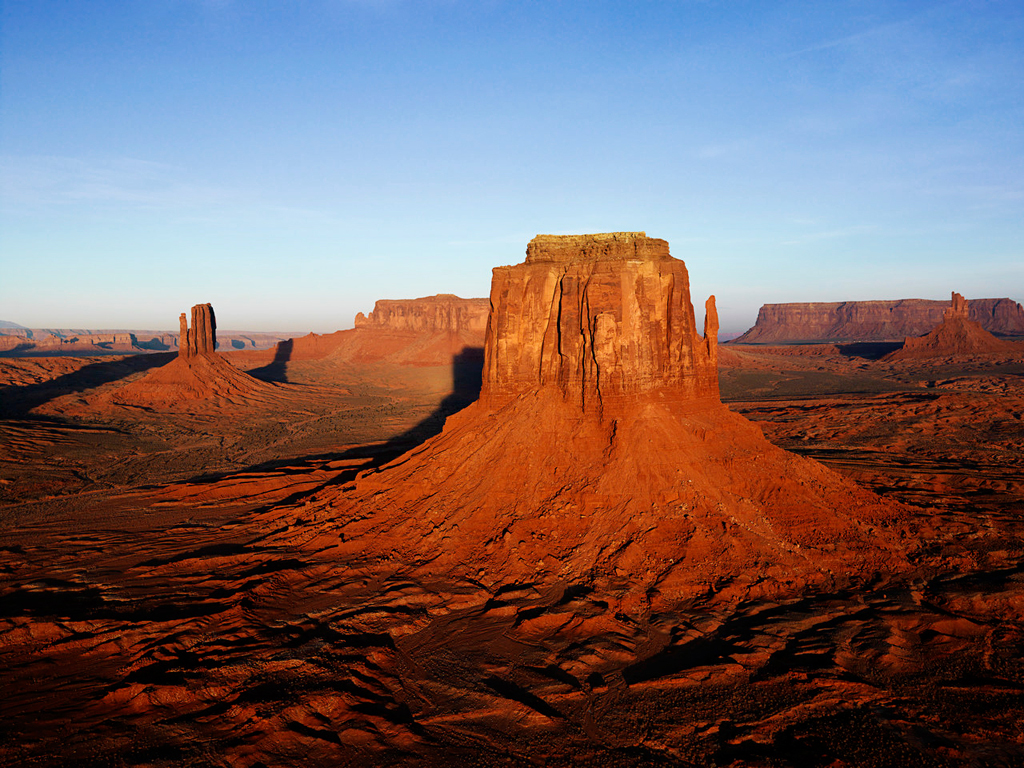
#> input picture resources/Images/Desert.jpg, 1024 x 768 px
$ python filter_img.py
#> lines starting #> are read from the running program, lines starting #| are printed output that depends on the picture
from PIL import Image,ImageFilter

print(dir(Image))
Image_Path = 'resources/Images/'
img = Image.open('resources/Images/Desert.jpg')
#> img is the input picture: PIL image 1024x768 RGB; mean R, G, B 119.4, 99.2, 100.1
# img.show()

#Emboss the image
im_sharpen = img.filter(ImageFilter.SHARPEN)
im_blur = img.filter(ImageFilter.BLUR)
im_edg  = img.filter(ImageFilter.EDGE_ENHANCE_MORE)
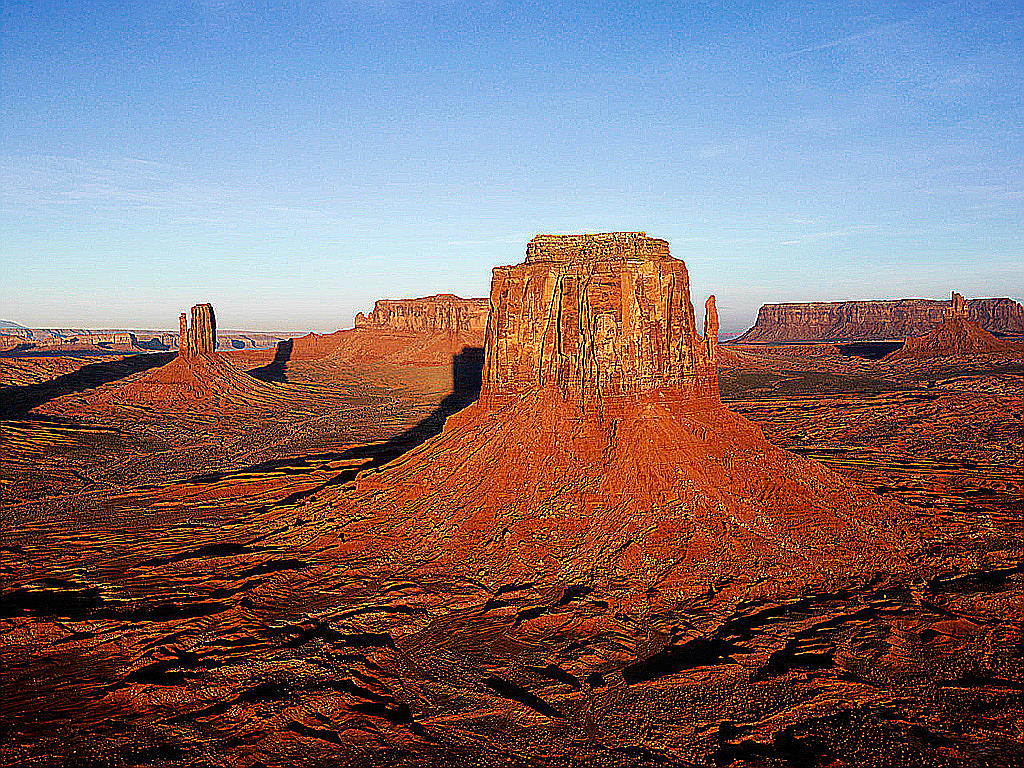
#> im_edg: PIL image 1024x768 RGB; mean R, G, B 126.7, 107.8, 108.2
im_contour = img.filter(ImageFilter.CONTOUR)
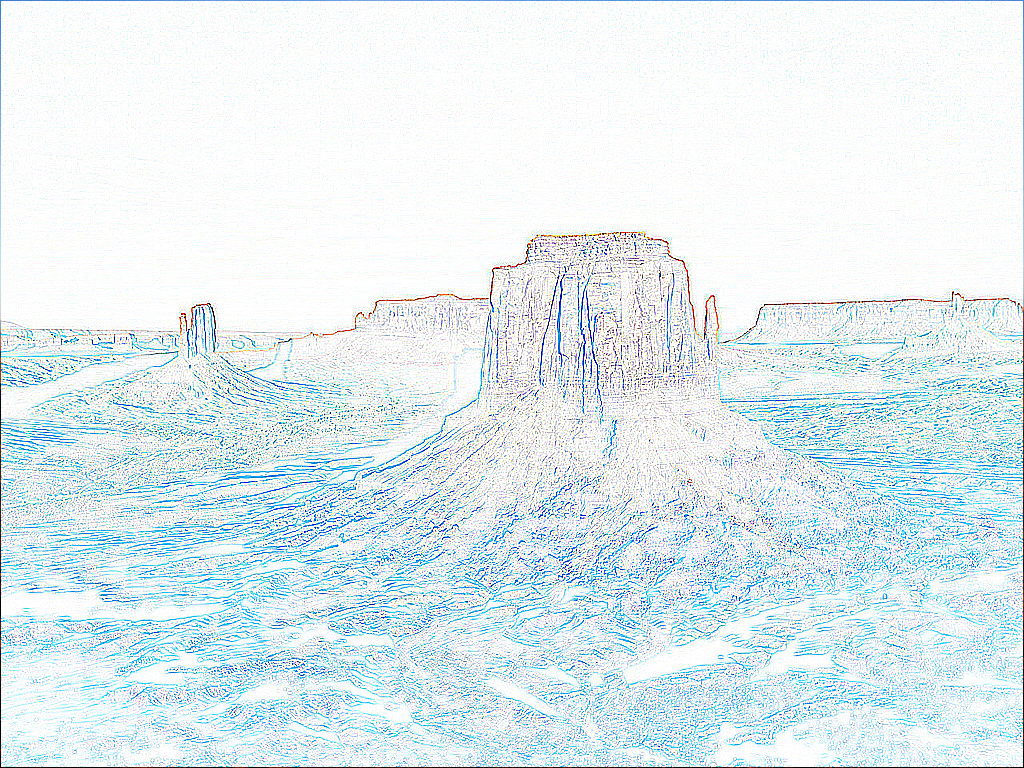
#> im_contour: PIL image 1024x768 RGB; mean R, G, B 225.8, 237.8, 242.1

im_sharpen.save(Image_Path+'Desert_sharpen.jpg')
im_blur.save(Image_Path+'Desert_blur.jpg')
im_edg.save(Image_Path+'Desert_edg.jpg')
im_contour.save(Image_Path+'Desert_contr.jpg')

#Split the image into respective bands R,G,B
r,g,b = im_sharpen.split()
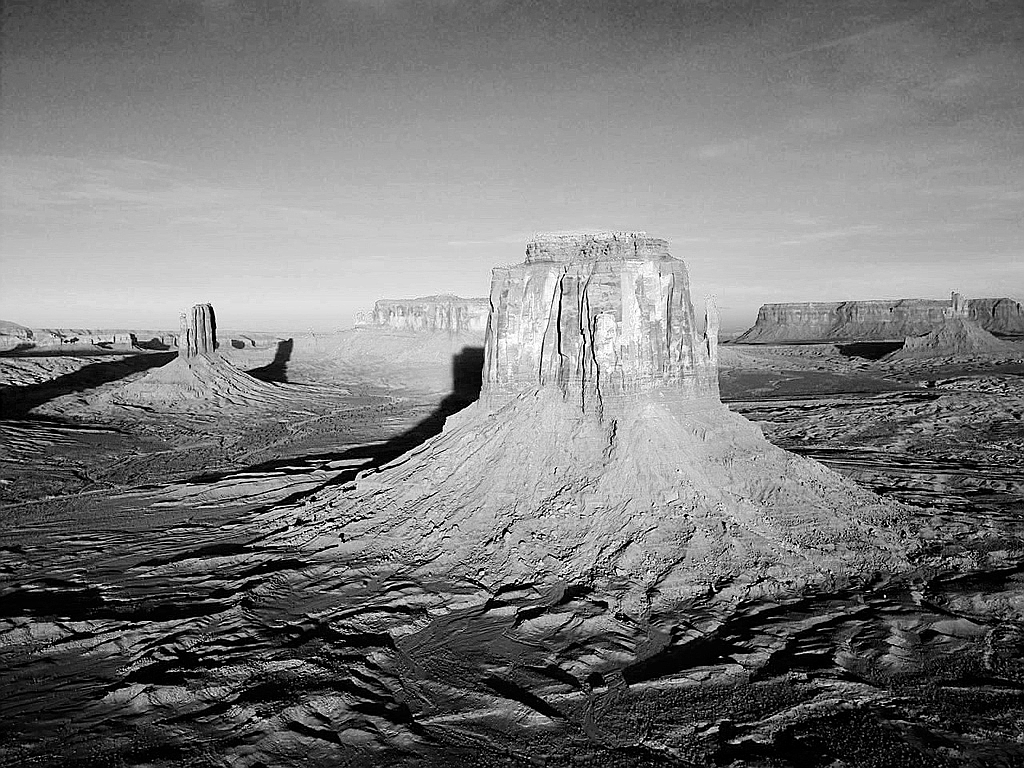
#> r: PIL image 1024x768 L; min 0, max 255, mean 120.2
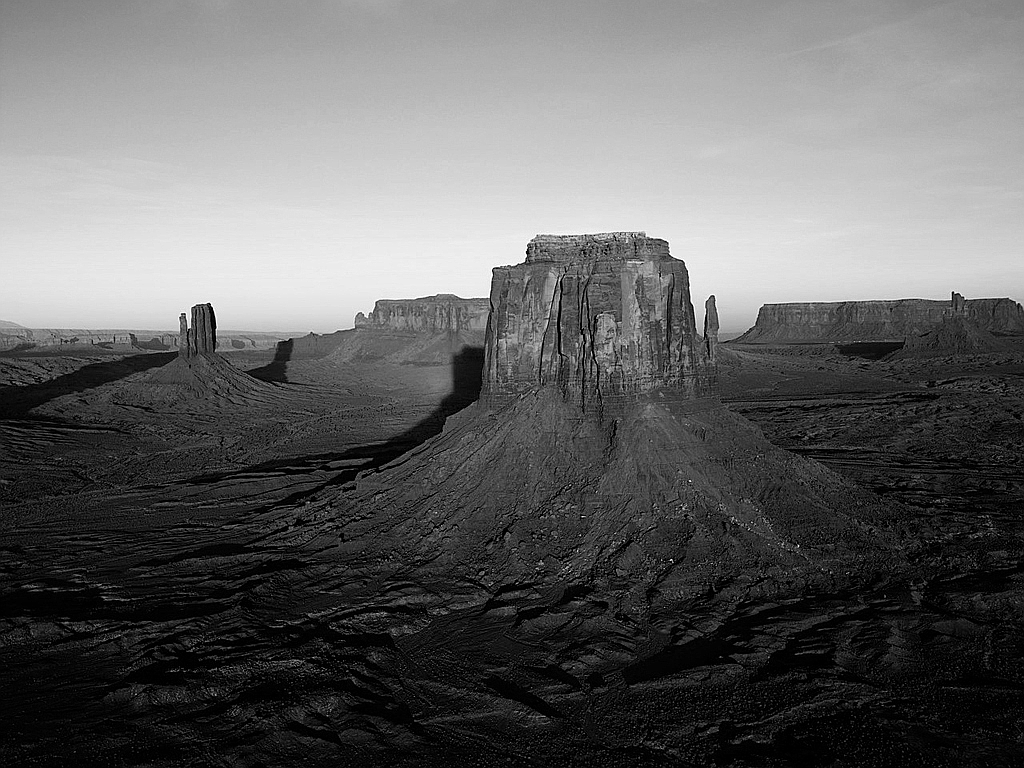
#> g: PIL image 1024x768 L; min 0, max 255, mean 99.6
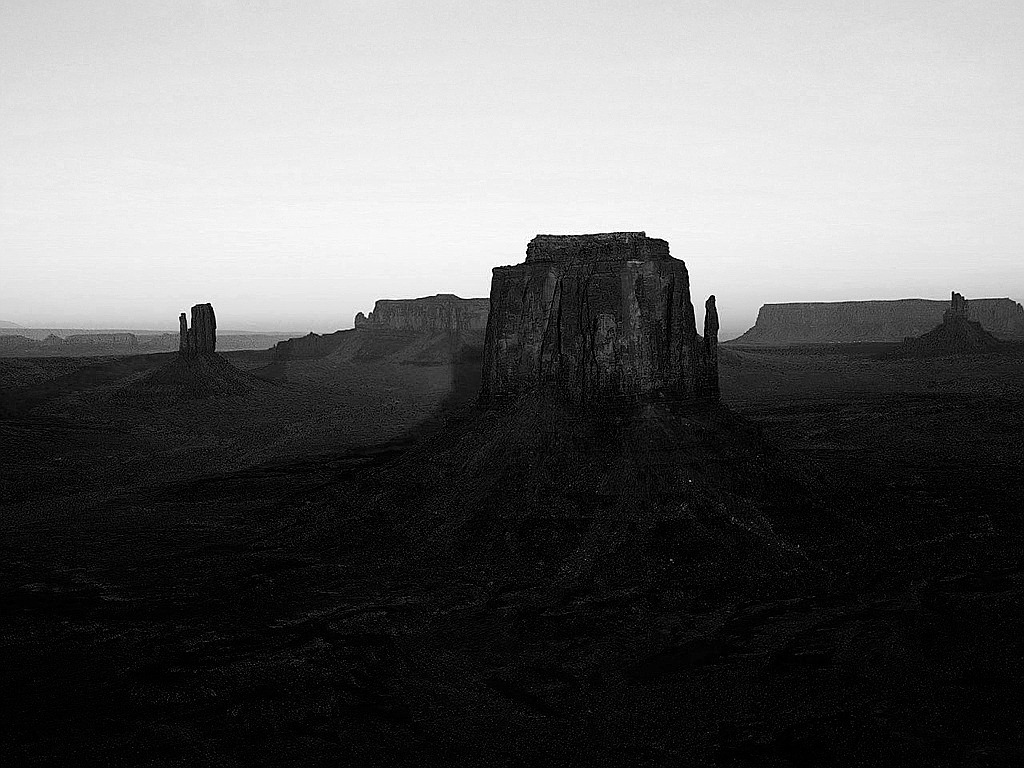
#> b: PIL image 1024x768 L; min 0, max 255, mean 100.6
print('r band',r,'g band',g,'b band',b)
#| r band <PIL.Image.Image image mode=L size=1024x768 at 0x7F0D29260C50> g band <PIL.Image.Image image mode=L size=1024x768 at 0x7F0D29260DD0> b band <PIL.Image.Image image mode=L size=1024x768 at 0x7F0D29260E10>

#View EXIF data embedded in an image
#EXIF Data -> Exchangeable Image File format
#EXIF Data ->  ISO speed, shutter speed, aperture, white balance, camera model and make, date and time, lens type, focal length etc.
exif_data = img._getexif()
#> exif_data = 10 items
print(exif_data)
#> (printed output is left out)

$ run again, with resources/Images/Hydrangeas.jpg copied over resources/Images/Desert.jpg
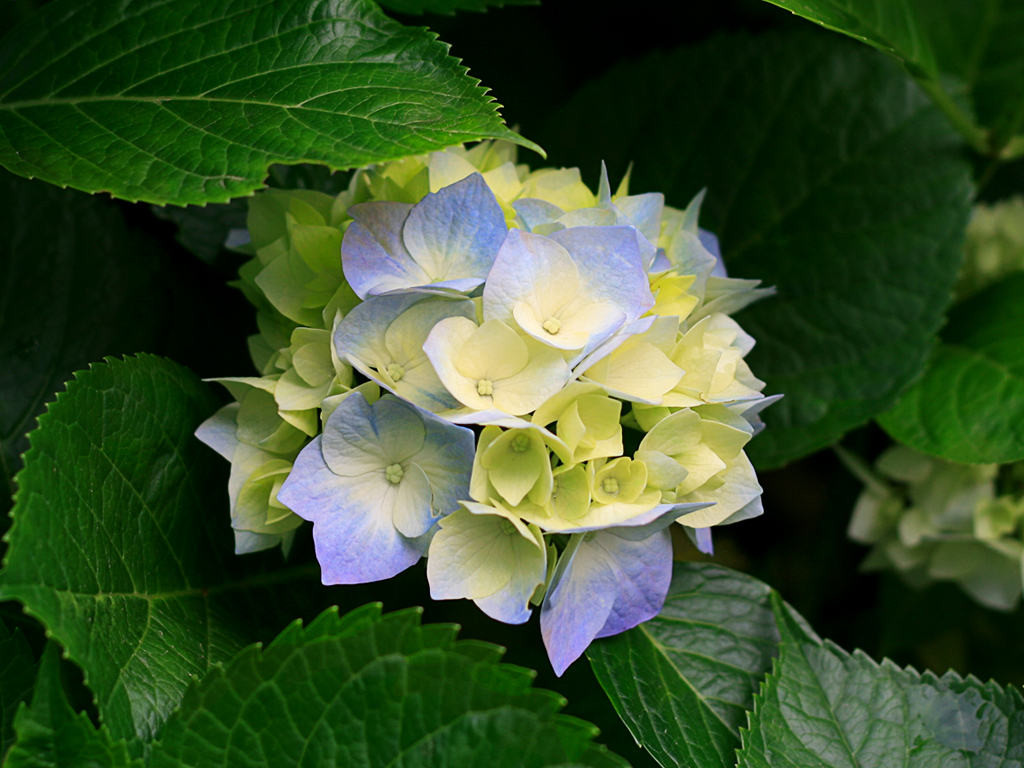
#> input picture resources/Images/Hydrangeas.jpg, 1024 x 768 px
#> img is the input picture: PIL image 1024x768 RGB; mean R, G, B 57.3, 81.3, 43.4
#> `r,g,b = im_sharpen.split()`:
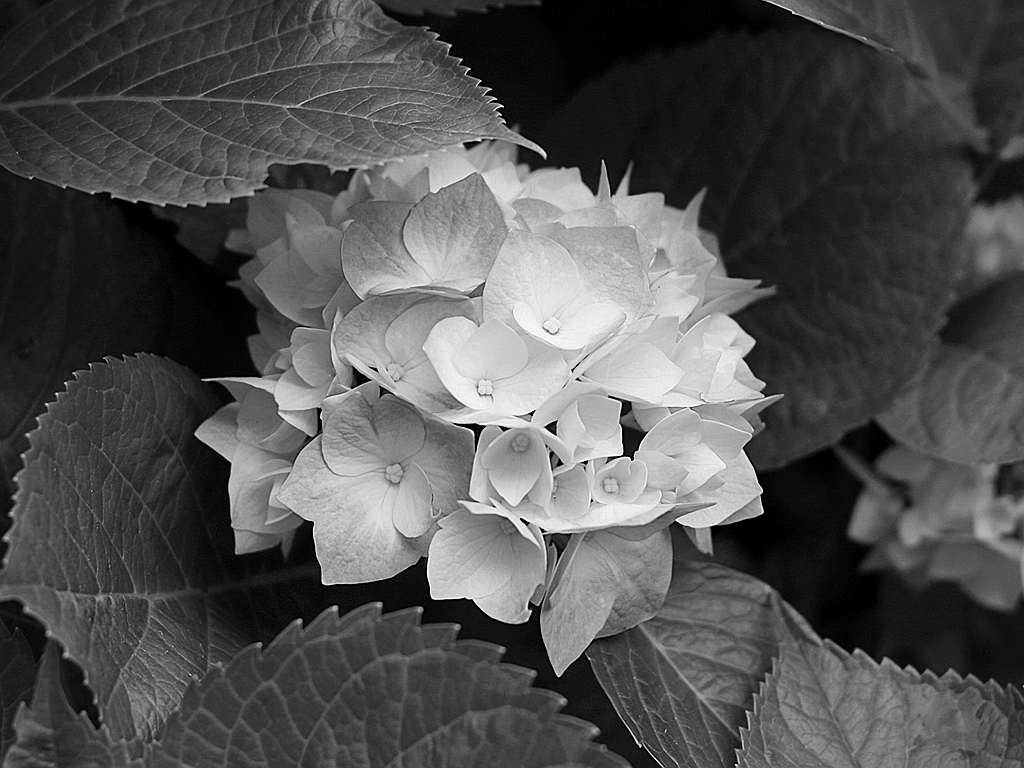
#> g: PIL image 1024x768 L; min 0, max 255, mean 81.4
#> `r,g,b = im_sharpen.split()`:
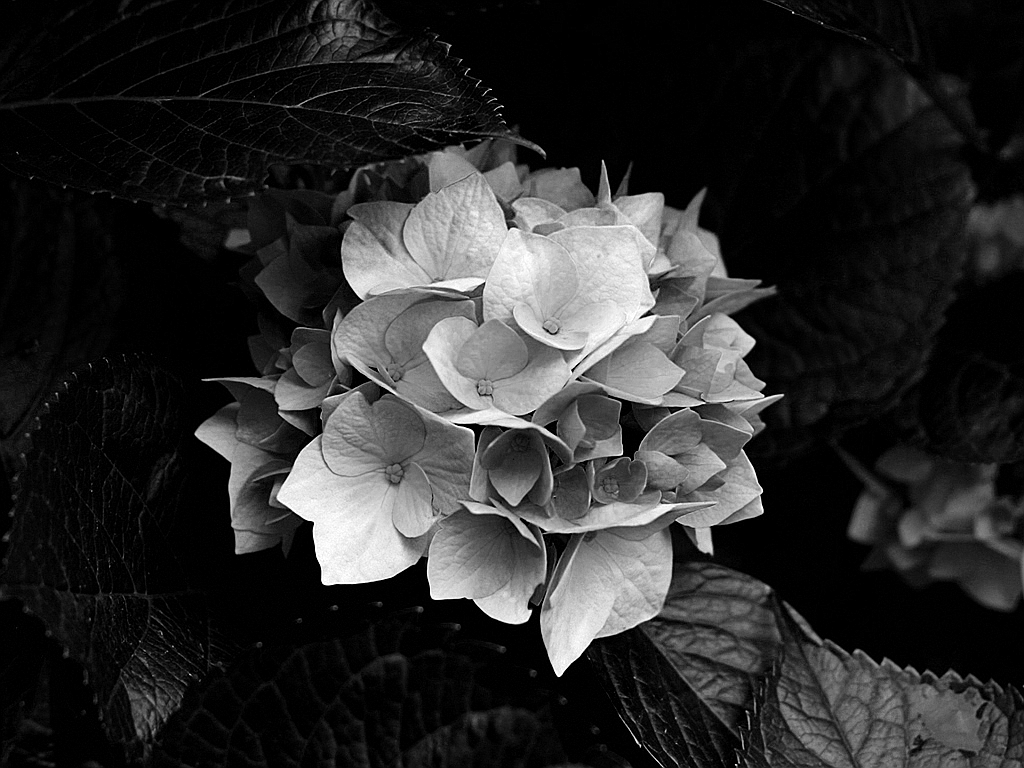
#> b: PIL image 1024x768 L; min 0, max 255, mean 43.7
#| r band <PIL.Image.Image image mode=L size=1024x768 at 0x7F0D29269C50> g band <PIL.Image.Image image mode=L size=1024x768 at 0x7F0D29269C90> b band <PIL.Image.Image image mode=L size=1024x768 at 0x7F0D29269CD0>
#> exif_data = 12 items
#> (printed output is left out)

$ run again, with resources/Images/Jellyfish.jpg copied over resources/Images/Desert.jpg
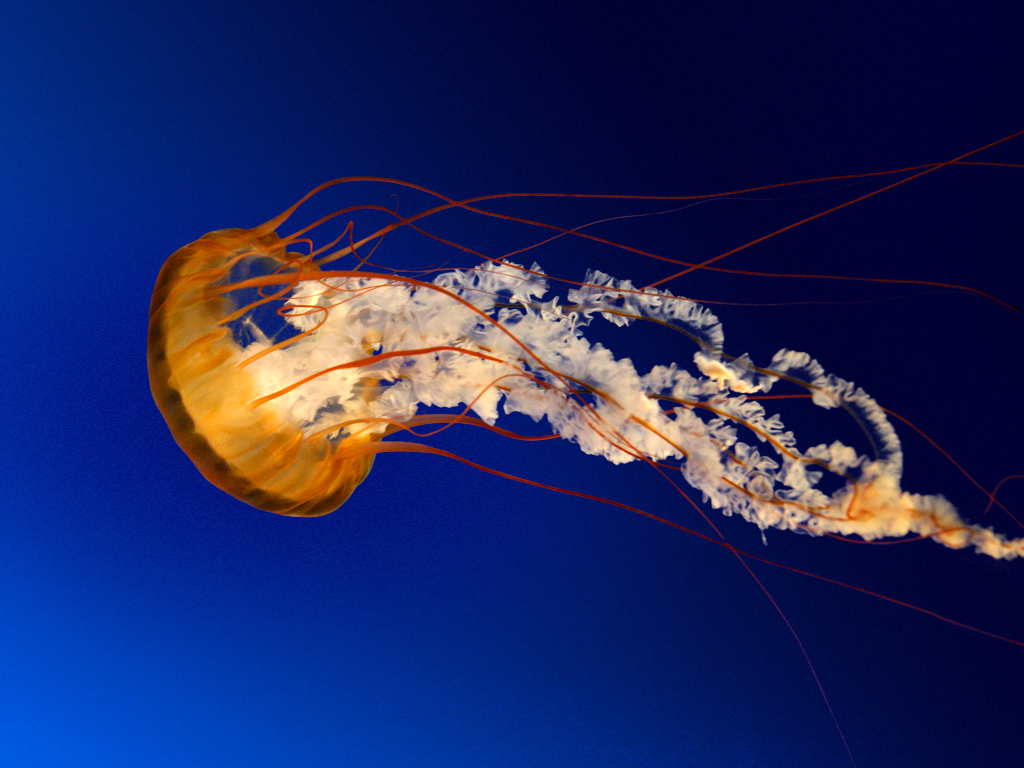
#> input picture resources/Images/Jellyfish.jpg, 1024 x 768 px
#> img is the input picture: PIL image 1024x768 RGB; mean R, G, B 31, 39.8, 97.4
#> `r,g,b = im_sharpen.split()`:
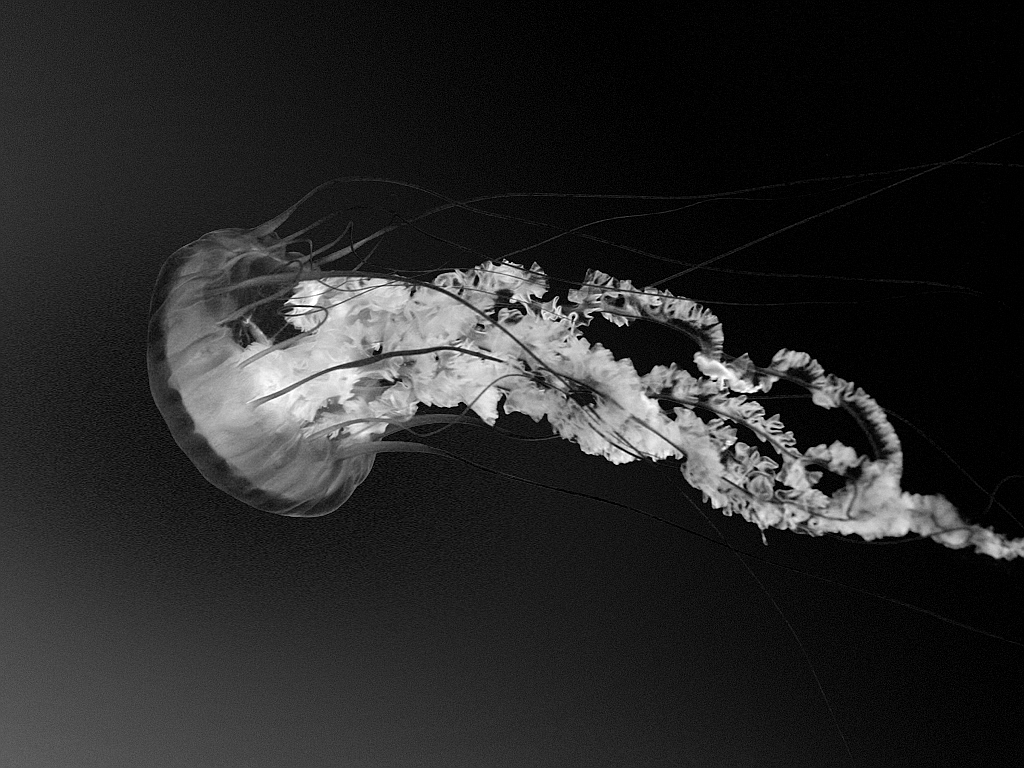
#> g: PIL image 1024x768 L; min 0, max 255, mean 40
#> `r,g,b = im_sharpen.split()`:
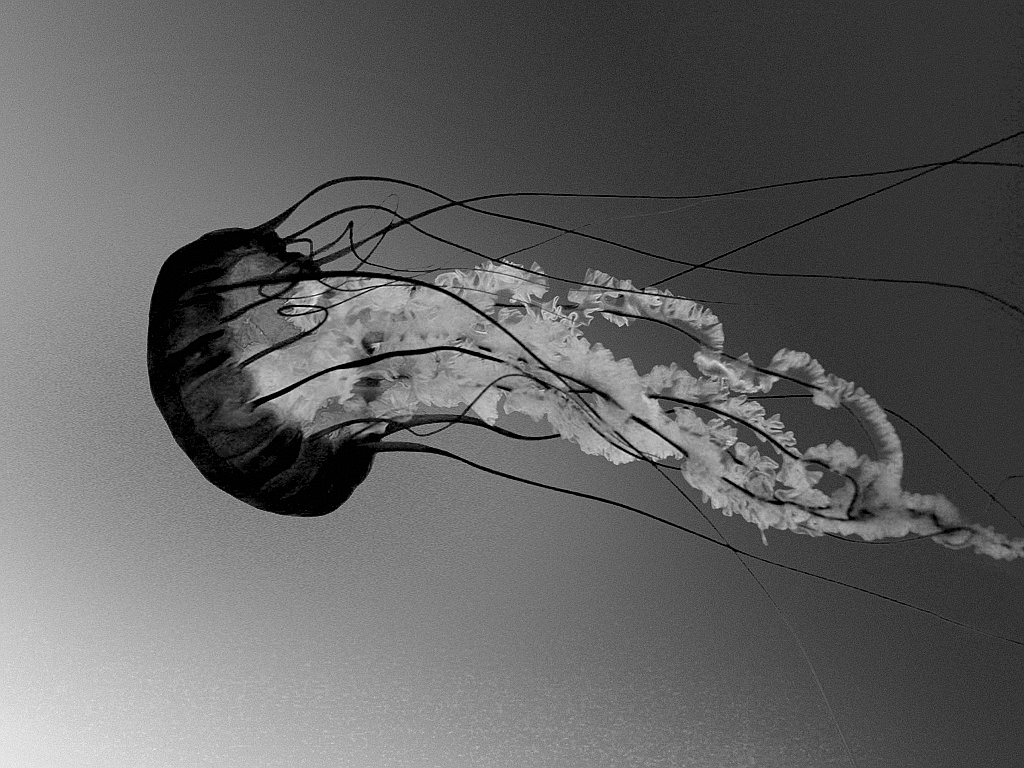
#> b: PIL image 1024x768 L; min 0, max 255, mean 97.7
#| r band <PIL.Image.Image image mode=L size=1024x768 at 0x7F0D2926AA90> g band <PIL.Image.Image image mode=L size=1024x768 at 0x7F0D2926AAD0> b band <PIL.Image.Image image mode=L size=1024x768 at 0x7F0D2926AB10>
#> exif_data = 12 items
#> (printed output is left out)
